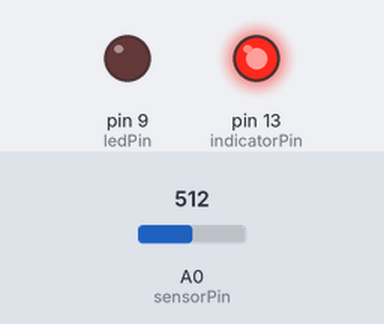
Simulated run of this sketch. Board: Arduino Uno, built with avr-gcc and run on an emulated ATmega328P. Parts: output pins drawn as LEDs (lit = HIGH). The test bench sets the inputs (shaded band); at power-on: A0 (sensorPin) = 512.

Above: at 0.1 s.
At 5.1 s:
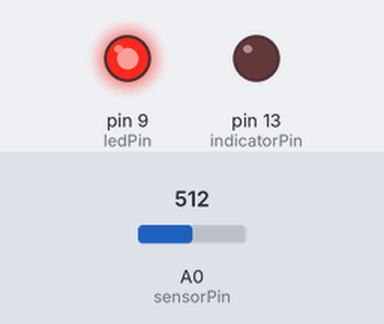
Timing chart, 0 to 6.6 s (numbered marks = the images above):
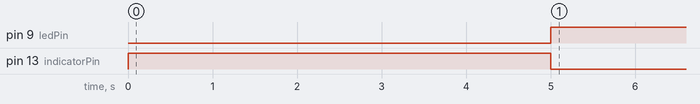

The sketch:

code.ino
```cpp
/*
  Calibration
  For 5 seconds after starting, records the lowest and highest readings of the light sensor on A0
  (the LED on pin 13 is on while it learns), then maps the light to the LED on pin 9's brightness.
*/
const int sensorPin = A0;
const int ledPin = 9;
const int indicatorPin = 13;
int sensorValue = 0;
int sensorMin = 1023;
int sensorMax = 0;

void setup() {
  pinMode(indicatorPin, OUTPUT);
  digitalWrite(indicatorPin, HIGH);          // learning…
  while (millis() < 5000) {
    sensorValue = analogRead(sensorPin);
    if (sensorValue > sensorMax) {
      sensorMax = sensorValue;
    }
    if (sensorValue < sensorMin) {
      sensorMin = sensorValue;
    }
  }
  digitalWrite(indicatorPin, LOW);           // done
}

void loop() {
  sensorValue = analogRead(sensorPin);
  sensorValue = constrain(sensorValue, sensorMin, sensorMax);
  sensorValue = map(sensorValue, sensorMin, sensorMax, 0, 255);
  analogWrite(ledPin, sensorValue);
}
```

Measured:
- by itself, pin 9 (ledPin): LOW → HIGH at 5.0 s
